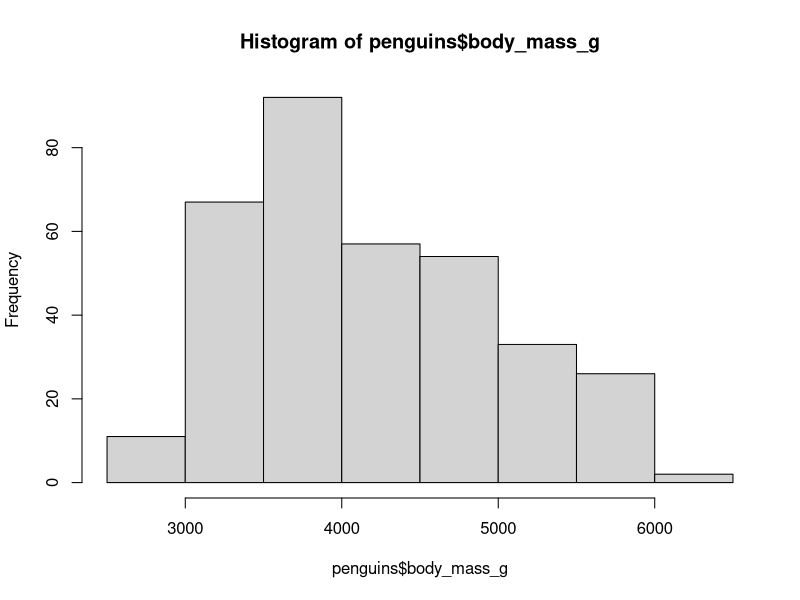
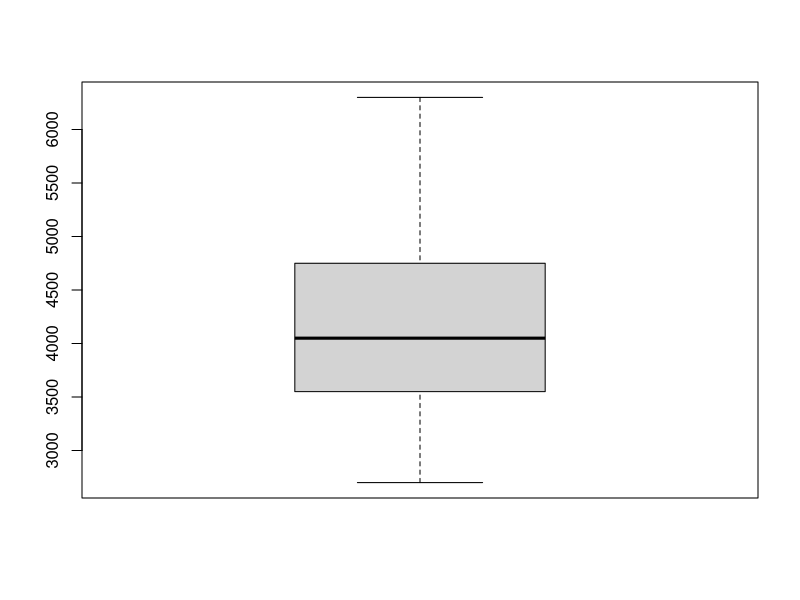
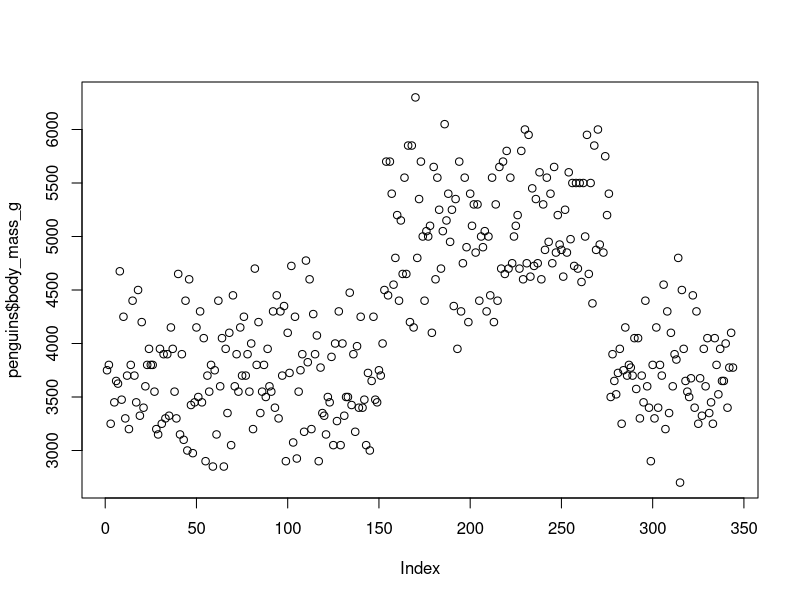

Reproduce these figures in R, in order.
## ---- chunk 1
knitr::opts_chunk$set(echo = TRUE)

library(palmerpenguins)

## ---- chunk 2

library(palmerpenguins)
# You have already run library(penguins) in the chunk above. You only need to library() a package once in a script.


summary(penguins)

head(penguins)

nrow(penguins)

## ---- chunk 3

hist(penguins$body_mass_g)

boxplot(penguins$body_mass_g)

plot(penguins$body_mass_g)

